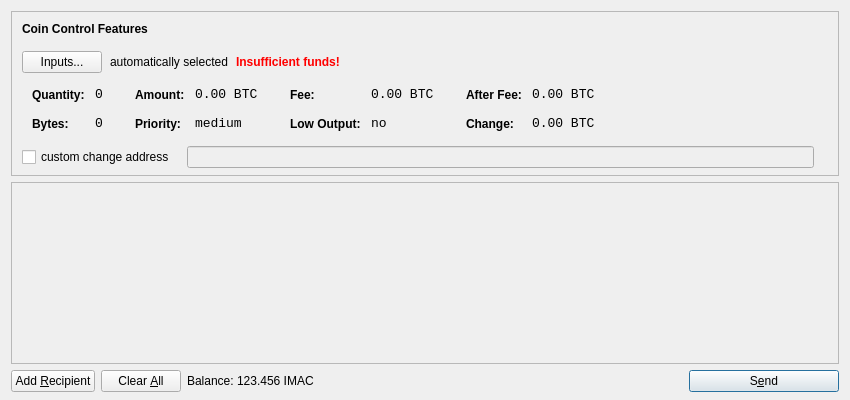
<?xml version="1.0" encoding="UTF-8"?>
<ui version="4.0">
 <class>SendCoinsDialog</class>
 <widget class="QDialog" name="SendCoinsDialog">
  <property name="geometry">
   <rect>
    <x>0</x>
    <y>0</y>
    <width>850</width>
    <height>400</height>
   </rect>
  </property>
  <property name="windowTitle">
   <string>Send Coins</string>
  </property>
  <layout class="QVBoxLayout" name="verticalLayout" stretch="0,1,0">
   <property name="bottomMargin">
    <number>8</number>
   </property>
   <item>
    <widget class="QFrame" name="frameCoinControl">
     <property name="sizePolicy">
      <sizepolicy hsizetype="Expanding" vsizetype="Expanding">
       <horstretch>0</horstretch>
       <verstretch>0</verstretch>
      </sizepolicy>
     </property>
     <property name="maximumSize">
      <size>
       <width>16777215</width>
       <height>16777215</height>
      </size>
     </property>
     <property name="frameShape">
      <enum>QFrame::StyledPanel</enum>
     </property>
     <property name="frameShadow">
      <enum>QFrame::Sunken</enum>
     </property>
     <layout class="QVBoxLayout" name="verticalLayoutCoinControl2">
      <property name="spacing">
       <number>-1</number>
      </property>
      <property name="leftMargin">
       <number>0</number>
      </property>
      <property name="topMargin">
       <number>0</number>
      </property>
      <property name="rightMargin">
       <number>0</number>
      </property>
      <property name="bottomMargin">
       <number>6</number>
      </property>
      <item>
       <layout class="QVBoxLayout" name="verticalLayoutCoinControl" stretch="0,0,0,0,1">
        <property name="spacing">
         <number>0</number>
        </property>
        <property name="leftMargin">
         <number>10</number>
        </property>
        <property name="topMargin">
         <number>10</number>
        </property>
        <item>
         <layout class="QHBoxLayout" name="horizontalLayoutCoinControl1">
          <property name="bottomMargin">
           <number>15</number>
          </property>
          <item>
           <widget class="QLabel" name="labelCoinControlFeatures">
            <property name="sizePolicy">
             <sizepolicy hsizetype="Preferred" vsizetype="Maximum">
              <horstretch>0</horstretch>
              <verstretch>0</verstretch>
             </sizepolicy>
            </property>
            <property name="font">
             <font>
              <weight>75</weight>
              <bold>true</bold>
             </font>
            </property>
            <property name="styleSheet">
             <string notr="true">font-weight:bold;</string>
            </property>
            <property name="text">
             <string>Coin Control Features</string>
            </property>
           </widget>
          </item>
         </layout>
        </item>
        <item>
         <layout class="QHBoxLayout" name="horizontalLayoutCoinControl2" stretch="0,0,0,0">
          <property name="spacing">
           <number>8</number>
          </property>
          <property name="bottomMargin">
           <number>10</number>
          </property>
          <item>
           <widget class="QPushButton" name="pushButtonCoinControl">
            <property name="styleSheet">
             <string notr="true"/>
            </property>
            <property name="text">
             <string>Inputs...</string>
            </property>
           </widget>
          </item>
          <item>
           <widget class="QLabel" name="labelCoinControlAutomaticallySelected">
            <property name="text">
             <string>automatically selected</string>
            </property>
            <property name="margin">
             <number>5</number>
            </property>
           </widget>
          </item>
          <item>
           <widget class="QLabel" name="labelCoinControlInsuffFunds">
            <property name="font">
             <font>
              <weight>75</weight>
              <bold>true</bold>
             </font>
            </property>
            <property name="styleSheet">
             <string notr="true">color:red;font-weight:bold;</string>
            </property>
            <property name="text">
             <string>Insufficient funds!</string>
            </property>
            <property name="margin">
             <number>5</number>
            </property>
           </widget>
          </item>
          <item>
           <spacer name="horizontalSpacerCoinControl">
            <property name="orientation">
             <enum>Qt::Horizontal</enum>
            </property>
            <property name="sizeHint" stdset="0">
             <size>
              <width>40</width>
              <height>1</height>
             </size>
            </property>
           </spacer>
          </item>
         </layout>
        </item>
        <item>
         <widget class="QWidget" name="widgetCoinControl" native="true">
          <property name="sizePolicy">
           <sizepolicy hsizetype="Preferred" vsizetype="Preferred">
            <horstretch>0</horstretch>
            <verstretch>0</verstretch>
           </sizepolicy>
          </property>
          <property name="minimumSize">
           <size>
            <width>0</width>
            <height>0</height>
           </size>
          </property>
          <property name="styleSheet">
           <string notr="true"/>
          </property>
          <layout class="QHBoxLayout" name="horizontalLayoutCoinControl5">
           <property name="margin">
            <number>0</number>
           </property>
           <item>
            <layout class="QHBoxLayout" name="horizontalLayoutCoinControl3" stretch="0,0,0,1">
             <property name="spacing">
              <number>20</number>
             </property>
             <property name="topMargin">
              <number>0</number>
             </property>
             <property name="bottomMargin">
              <number>10</number>
             </property>
             <item>
              <layout class="QFormLayout" name="formLayoutCoinControl1">
               <property name="horizontalSpacing">
                <number>10</number>
               </property>
               <property name="verticalSpacing">
                <number>14</number>
               </property>
               <property name="leftMargin">
                <number>10</number>
               </property>
               <property name="topMargin">
                <number>4</number>
               </property>
               <property name="rightMargin">
                <number>6</number>
               </property>
               <item row="0" column="0">
                <widget class="QLabel" name="labelCoinControlQuantityText">
                 <property name="styleSheet">
                  <string notr="true">font-weight:bold;</string>
                 </property>
                 <property name="text">
                  <string>Quantity:</string>
                 </property>
                 <property name="margin">
                  <number>0</number>
                 </property>
                </widget>
               </item>
               <item row="0" column="1">
                <widget class="QLabel" name="labelCoinControlQuantity">
                 <property name="font">
                  <font>
                   <family>Monospace</family>
                   <pointsize>10</pointsize>
                  </font>
                 </property>
                 <property name="cursor">
                  <cursorShape>IBeamCursor</cursorShape>
                 </property>
                 <property name="contextMenuPolicy">
                  <enum>Qt::ActionsContextMenu</enum>
                 </property>
                 <property name="text">
                  <string notr="true">0</string>
                 </property>
                 <property name="margin">
                  <number>0</number>
                 </property>
                 <property name="textInteractionFlags">
                  <set>Qt::LinksAccessibleByMouse|Qt::TextSelectableByKeyboard|Qt::TextSelectableByMouse</set>
                 </property>
                </widget>
               </item>
               <item row="1" column="0">
                <widget class="QLabel" name="labelCoinControlBytesText">
                 <property name="styleSheet">
                  <string notr="true">font-weight:bold;</string>
                 </property>
                 <property name="text">
                  <string>Bytes:</string>
                 </property>
                </widget>
               </item>
               <item row="1" column="1">
                <widget class="QLabel" name="labelCoinControlBytes">
                 <property name="font">
                  <font>
                   <family>Monospace</family>
                   <pointsize>10</pointsize>
                  </font>
                 </property>
                 <property name="cursor">
                  <cursorShape>IBeamCursor</cursorShape>
                 </property>
                 <property name="contextMenuPolicy">
                  <enum>Qt::ActionsContextMenu</enum>
                 </property>
                 <property name="text">
                  <string notr="true">0</string>
                 </property>
                 <property name="textInteractionFlags">
                  <set>Qt::LinksAccessibleByMouse|Qt::TextSelectableByKeyboard|Qt::TextSelectableByMouse</set>
                 </property>
                </widget>
               </item>
              </layout>
             </item>
             <item>
              <layout class="QFormLayout" name="formLayoutCoinControl2">
               <property name="horizontalSpacing">
                <number>10</number>
               </property>
               <property name="verticalSpacing">
                <number>14</number>
               </property>
               <property name="leftMargin">
                <number>6</number>
               </property>
               <property name="topMargin">
                <number>4</number>
               </property>
               <property name="rightMargin">
                <number>6</number>
               </property>
               <item row="0" column="0">
                <widget class="QLabel" name="labelCoinControlAmountText">
                 <property name="styleSheet">
                  <string notr="true">font-weight:bold;</string>
                 </property>
                 <property name="text">
                  <string>Amount:</string>
                 </property>
                 <property name="margin">
                  <number>0</number>
                 </property>
                </widget>
               </item>
               <item row="0" column="1">
                <widget class="QLabel" name="labelCoinControlAmount">
                 <property name="font">
                  <font>
                   <family>Monospace</family>
                   <pointsize>10</pointsize>
                  </font>
                 </property>
                 <property name="cursor">
                  <cursorShape>IBeamCursor</cursorShape>
                 </property>
                 <property name="contextMenuPolicy">
                  <enum>Qt::ActionsContextMenu</enum>
                 </property>
                 <property name="text">
                  <string notr="true">0.00 BTC</string>
                 </property>
                 <property name="textInteractionFlags">
                  <set>Qt::LinksAccessibleByMouse|Qt::TextSelectableByKeyboard|Qt::TextSelectableByMouse</set>
                 </property>
                </widget>
               </item>
               <item row="1" column="0">
                <widget class="QLabel" name="labelCoinControlPriorityText">
                 <property name="styleSheet">
                  <string notr="true">font-weight:bold;</string>
                 </property>
                 <property name="text">
                  <string>Priority:</string>
                 </property>
                </widget>
               </item>
               <item row="1" column="1">
                <widget class="QLabel" name="labelCoinControlPriority">
                 <property name="font">
                  <font>
                   <family>Monospace</family>
                   <pointsize>10</pointsize>
                  </font>
                 </property>
                 <property name="cursor">
                  <cursorShape>IBeamCursor</cursorShape>
                 </property>
                 <property name="contextMenuPolicy">
                  <enum>Qt::ActionsContextMenu</enum>
                 </property>
                 <property name="text">
                  <string>medium</string>
                 </property>
                 <property name="textInteractionFlags">
                  <set>Qt::LinksAccessibleByMouse|Qt::TextSelectableByKeyboard|Qt::TextSelectableByMouse</set>
                 </property>
                </widget>
               </item>
              </layout>
             </item>
             <item>
              <layout class="QFormLayout" name="formLayoutCoinControl3">
               <property name="horizontalSpacing">
                <number>10</number>
               </property>
               <property name="verticalSpacing">
                <number>14</number>
               </property>
               <property name="leftMargin">
                <number>6</number>
               </property>
               <property name="topMargin">
                <number>4</number>
               </property>
               <property name="rightMargin">
                <number>6</number>
               </property>
               <item row="0" column="0">
                <widget class="QLabel" name="labelCoinControlFeeText">
                 <property name="styleSheet">
                  <string notr="true">font-weight:bold;</string>
                 </property>
                 <property name="text">
                  <string>Fee:</string>
                 </property>
                 <property name="margin">
                  <number>0</number>
                 </property>
                </widget>
               </item>
               <item row="0" column="1">
                <widget class="QLabel" name="labelCoinControlFee">
                 <property name="font">
                  <font>
                   <family>Monospace</family>
                   <pointsize>10</pointsize>
                  </font>
                 </property>
                 <property name="cursor">
                  <cursorShape>IBeamCursor</cursorShape>
                 </property>
                 <property name="contextMenuPolicy">
                  <enum>Qt::ActionsContextMenu</enum>
                 </property>
                 <property name="text">
                  <string notr="true">0.00 BTC</string>
                 </property>
                 <property name="textInteractionFlags">
                  <set>Qt::LinksAccessibleByMouse|Qt::TextSelectableByKeyboard|Qt::TextSelectableByMouse</set>
                 </property>
                </widget>
               </item>
               <item row="1" column="0">
                <widget class="QLabel" name="labelCoinControlLowOutputText">
                 <property name="styleSheet">
                  <string notr="true">font-weight:bold;</string>
                 </property>
                 <property name="text">
                  <string>Low Output:</string>
                 </property>
                </widget>
               </item>
               <item row="1" column="1">
                <widget class="QLabel" name="labelCoinControlLowOutput">
                 <property name="font">
                  <font>
                   <family>Monospace</family>
                   <pointsize>10</pointsize>
                  </font>
                 </property>
                 <property name="cursor">
                  <cursorShape>IBeamCursor</cursorShape>
                 </property>
                 <property name="contextMenuPolicy">
                  <enum>Qt::ActionsContextMenu</enum>
                 </property>
                 <property name="text">
                  <string>no</string>
                 </property>
                 <property name="textInteractionFlags">
                  <set>Qt::LinksAccessibleByMouse|Qt::TextSelectableByKeyboard|Qt::TextSelectableByMouse</set>
                 </property>
                </widget>
               </item>
              </layout>
             </item>
             <item>
              <layout class="QFormLayout" name="formLayoutCoinControl4">
               <property name="horizontalSpacing">
                <number>10</number>
               </property>
               <property name="verticalSpacing">
                <number>14</number>
               </property>
               <property name="leftMargin">
                <number>6</number>
               </property>
               <property name="topMargin">
                <number>4</number>
               </property>
               <property name="rightMargin">
                <number>6</number>
               </property>
               <item row="0" column="0">
                <widget class="QLabel" name="labelCoinControlAfterFeeText">
                 <property name="styleSheet">
                  <string notr="true">font-weight:bold;</string>
                 </property>
                 <property name="text">
                  <string>After Fee:</string>
                 </property>
                 <property name="margin">
                  <number>0</number>
                 </property>
                </widget>
               </item>
               <item row="0" column="1">
                <widget class="QLabel" name="labelCoinControlAfterFee">
                 <property name="font">
                  <font>
                   <family>Monospace</family>
                   <pointsize>10</pointsize>
                  </font>
                 </property>
                 <property name="cursor">
                  <cursorShape>IBeamCursor</cursorShape>
                 </property>
                 <property name="contextMenuPolicy">
                  <enum>Qt::ActionsContextMenu</enum>
                 </property>
                 <property name="text">
                  <string notr="true">0.00 BTC</string>
                 </property>
                 <property name="textInteractionFlags">
                  <set>Qt::LinksAccessibleByMouse|Qt::TextSelectableByKeyboard|Qt::TextSelectableByMouse</set>
                 </property>
                </widget>
               </item>
               <item row="1" column="0">
                <widget class="QLabel" name="labelCoinControlChangeText">
                 <property name="styleSheet">
                  <string notr="true">font-weight:bold;</string>
                 </property>
                 <property name="text">
                  <string>Change:</string>
                 </property>
                </widget>
               </item>
               <item row="1" column="1">
                <widget class="QLabel" name="labelCoinControlChange">
                 <property name="font">
                  <font>
                   <family>Monospace</family>
                   <pointsize>10</pointsize>
                  </font>
                 </property>
                 <property name="cursor">
                  <cursorShape>IBeamCursor</cursorShape>
                 </property>
                 <property name="contextMenuPolicy">
                  <enum>Qt::ActionsContextMenu</enum>
                 </property>
                 <property name="text">
                  <string notr="true">0.00 BTC</string>
                 </property>
                 <property name="textInteractionFlags">
                  <set>Qt::LinksAccessibleByMouse|Qt::TextSelectableByKeyboard|Qt::TextSelectableByMouse</set>
                 </property>
                </widget>
               </item>
              </layout>
             </item>
            </layout>
           </item>
          </layout>
         </widget>
        </item>
        <item>
         <layout class="QHBoxLayout" name="horizontalLayoutCoinControl4" stretch="0,0,0">
          <property name="spacing">
           <number>12</number>
          </property>
          <property name="sizeConstraint">
           <enum>QLayout::SetDefaultConstraint</enum>
          </property>
          <property name="topMargin">
           <number>5</number>
          </property>
          <property name="rightMargin">
           <number>5</number>
          </property>
          <item>
           <widget class="QCheckBox" name="checkBoxCoinControlChange">
            <property name="text">
             <string>custom change address</string>
            </property>
           </widget>
          </item>
          <item>
           <widget class="QLineEdit" name="lineEditCoinControlChange">
            <property name="enabled">
             <bool>false</bool>
            </property>
            <property name="sizePolicy">
             <sizepolicy hsizetype="Expanding" vsizetype="Fixed">
              <horstretch>0</horstretch>
              <verstretch>0</verstretch>
             </sizepolicy>
            </property>
           </widget>
          </item>
          <item>
           <widget class="QLabel" name="labelCoinControlChangeLabel">
            <property name="sizePolicy">
             <sizepolicy hsizetype="Preferred" vsizetype="Expanding">
              <horstretch>0</horstretch>
              <verstretch>0</verstretch>
             </sizepolicy>
            </property>
            <property name="minimumSize">
             <size>
              <width>0</width>
              <height>0</height>
             </size>
            </property>
            <property name="text">
             <string/>
            </property>
            <property name="margin">
             <number>3</number>
            </property>
           </widget>
          </item>
         </layout>
        </item>
        <item>
         <spacer name="verticalSpacerCoinControl">
          <property name="orientation">
           <enum>Qt::Vertical</enum>
          </property>
          <property name="sizeHint" stdset="0">
           <size>
            <width>800</width>
            <height>1</height>
           </size>
          </property>
         </spacer>
        </item>
       </layout>
      </item>
     </layout>
    </widget>
   </item>
   <item>
    <widget class="QScrollArea" name="scrollArea">
     <property name="widgetResizable">
      <bool>true</bool>
     </property>
     <widget class="QWidget" name="scrollAreaWidgetContents">
      <property name="geometry">
       <rect>
        <x>0</x>
        <y>0</y>
        <width>830</width>
        <height>165</height>
       </rect>
      </property>
      <layout class="QVBoxLayout" name="verticalLayout_2">
       <property name="margin">
        <number>0</number>
       </property>
       <item>
        <layout class="QVBoxLayout" name="entries">
         <property name="spacing">
          <number>6</number>
         </property>
        </layout>
       </item>
       <item>
        <spacer name="verticalSpacer">
         <property name="orientation">
          <enum>Qt::Vertical</enum>
         </property>
         <property name="sizeHint" stdset="0">
          <size>
           <width>20</width>
           <height>40</height>
          </size>
         </property>
        </spacer>
       </item>
      </layout>
     </widget>
    </widget>
   </item>
   <item>
    <layout class="QHBoxLayout" name="horizontalLayout">
     <item>
      <widget class="QPushButton" name="addButton">
       <property name="toolTip">
        <string>Send to multiple recipients at once</string>
       </property>
       <property name="text">
        <string>Add &amp;Recipient</string>
       </property>
       <property name="icon">
        <iconset resource="../bitcoin.qrc">
         <normaloff>:/icons/add</normaloff>:/icons/add</iconset>
       </property>
       <property name="autoDefault">
        <bool>false</bool>
       </property>
      </widget>
     </item>
     <item>
      <widget class="QPushButton" name="clearButton">
       <property name="sizePolicy">
        <sizepolicy hsizetype="Minimum" vsizetype="Fixed">
         <horstretch>0</horstretch>
         <verstretch>0</verstretch>
        </sizepolicy>
       </property>
       <property name="toolTip">
        <string>Remove all transaction fields</string>
       </property>
       <property name="text">
        <string>Clear &amp;All</string>
       </property>
       <property name="icon">
        <iconset resource="../bitcoin.qrc">
         <normaloff>:/icons/remove</normaloff>:/icons/remove</iconset>
       </property>
       <property name="autoRepeatDelay">
        <number>300</number>
       </property>
       <property name="autoDefault">
        <bool>false</bool>
       </property>
      </widget>
     </item>
     <item>
      <layout class="QHBoxLayout" name="horizontalLayout_2">
       <property name="spacing">
        <number>3</number>
       </property>
       <item>
        <widget class="QLabel" name="label">
         <property name="text">
          <string>Balance:</string>
         </property>
        </widget>
       </item>
       <item>
        <widget class="QLabel" name="labelBalance">
         <property name="cursor">
          <cursorShape>IBeamCursor</cursorShape>
         </property>
         <property name="text">
          <string>123.456 IMAC</string>
         </property>
         <property name="textInteractionFlags">
          <set>Qt::LinksAccessibleByMouse|Qt::TextSelectableByKeyboard|Qt::TextSelectableByMouse</set>
         </property>
        </widget>
       </item>
      </layout>
     </item>
     <item>
      <spacer name="horizontalSpacer">
       <property name="orientation">
        <enum>Qt::Horizontal</enum>
       </property>
       <property name="sizeHint" stdset="0">
        <size>
         <width>40</width>
         <height>20</height>
        </size>
       </property>
      </spacer>
     </item>
     <item>
      <widget class="QPushButton" name="sendButton">
       <property name="minimumSize">
        <size>
         <width>150</width>
         <height>0</height>
        </size>
       </property>
       <property name="toolTip">
        <string>Confirm the send action</string>
       </property>
       <property name="text">
        <string>S&amp;end</string>
       </property>
       <property name="icon">
        <iconset resource="../bitcoin.qrc">
         <normaloff>:/icons/send</normaloff>:/icons/send</iconset>
       </property>
       <property name="default">
        <bool>true</bool>
       </property>
      </widget>
     </item>
    </layout>
   </item>
  </layout>
 </widget>
 <resources>
  <include location="../bitcoin.qrc"/>
 </resources>
 <connections/>
</ui>
